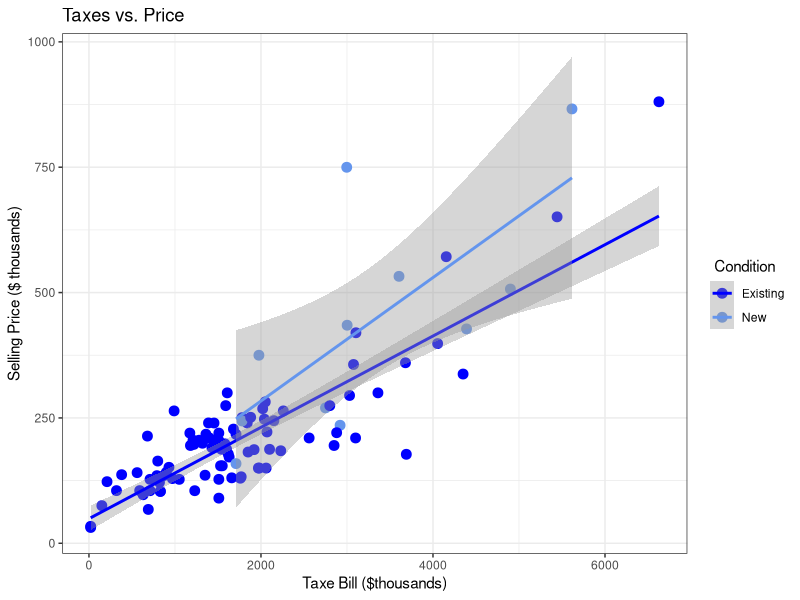

The R source for this figure:
#===============================================================================
#
# Author:       Matthew Heino
# Course:       MSDS 531
# Instructor:   Dr. Derek Phair
#
# Assignment:
#   
#   For the Houses data at Index of Datasets consider Y = selling price, 
#   x1 = tax bill (in dollars), and x2 = whether the house is new:
#
#   a)  Form the scatter plot of y and x1. Then answer, does the normal GLM 
#       structure of constant variability in y seem appropriate? If not, 
#       how does it seem to be violated?
#
#   b)  Using the identity link function, fit the 
#
#       i)    normal GLM
#       ii)   gamma GLM 
#       iii)  For each model, interpret the effect of x2. 
#
#   c)  For each model, describe how the estimated variability in selling prices
#       varies as the mean selling price varies from 100 thousand to 500 
#       thousand dollars. 
#
#   d)  Which model is preferred according to AIC?
#   
#   
# Note: Text based answers will be found in a separate attachment.
#
#==============================================================================
library(ggplot2)

houses_df <- read.table("Houses.dat", header = TRUE)

# Extract the columns that are needed.
houses_df2 <- houses_df[ ,c("price", "taxes", "new")]


# a) Creation of the scatter plot for the y = selling price and x1 = tax bill.
# using ggplot and geom_point().

prices_plt <- ggplot(houses_df2, aes(x=taxes, y = price, color= factor(new)) ) +
  geom_point(size = 3) +
  scale_color_manual(name = " Condition", labels=c("Existing", "New"),
                     values = c("blue","cornflowerblue")) +
  ggtitle("Taxes vs. Price ") + 
  labs(y= "Selling Price ($ thousands)", x = "Taxe Bill ($thousands)") +
  theme_bw() +
  stat_smooth(method= "lm", formula = y ~ x)

print(prices_plt)


#===============================================================================